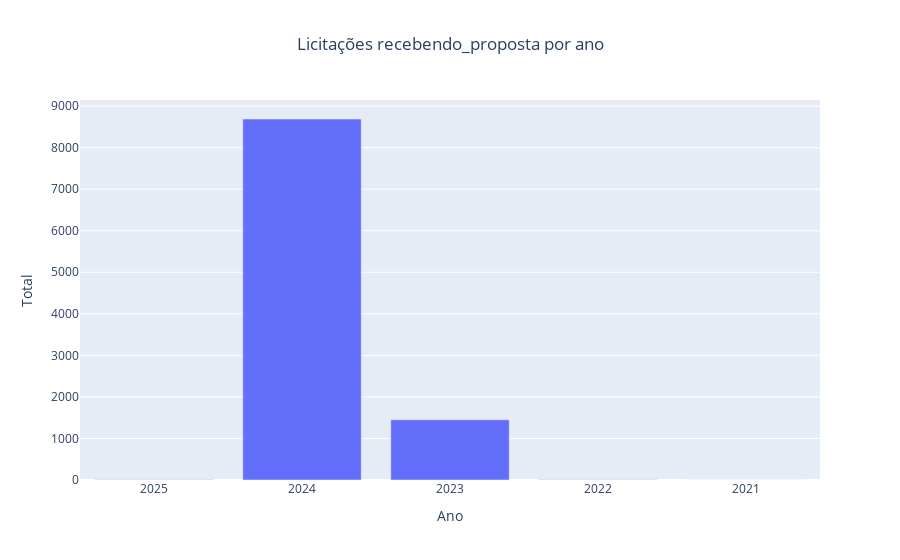

Source (notebook cell):
### Code cell
fig = px.bar(licit_anos, title='Licitações ' + params['status'] + ' por ano', x='ano', y='total')
fig.update_layout(title_x=0.5, xaxis_title='Ano', yaxis_title='Total')
fig.show()

### Figure 1 — Plotly figure (JSON) as saved in the notebook; plotly's stock layout.template omitted (floating-point values rounded to 4 significant figures)
{"data": [{"alignmentgroup": "True", "hovertemplate": "ano=%{x}<br>total=%{y}<extra></extra>", "legendgroup": "", "marker": {"color": "#636efa", "pattern": {"shape": ""}}, "name": "", "offsetgroup": "", "orientation": "v", "showlegend": false, "textposition": "auto", "type": "bar", "x": ["2025", "2024", "2023", "2022", "2021"], "xaxis": "x", "y": [5, 8689, 1450, 7, 1], "yaxis": "y"}], "layout": {"autosize": true, "barmode": "relative", "legend": {"tracegroupgap": 0}, "title": {"text": "Licitações recebendo_proposta por ano", "x": 0.5}, "xaxis": {"anchor": "y", "autorange": true, "domain": [0, 1], "range": [-0.5, 4.5], "title": {"text": "Ano"}, "type": "category"}, "yaxis": {"anchor": "x", "autorange": true, "domain": [0, 1], "range": [0, 9146.0], "title": {"text": "Total"}, "type": "linear"}}}
